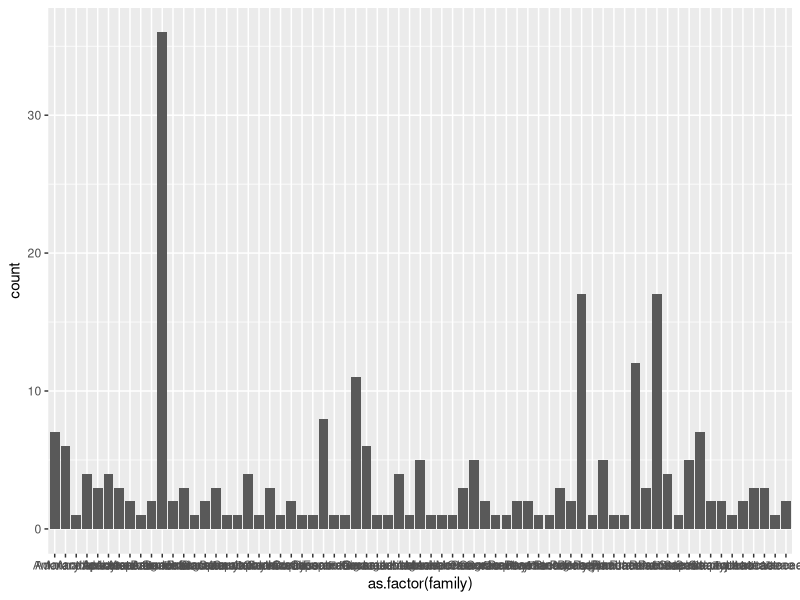

This chart was generated by the following R code:
# This is just an example to learn github and explore the data

# Step 1: Read the Data
# Step 2: Graph the Data

# Read Andrew's Cleaned data
dat.spp <- read.csv("../WORKING/spp.cleaned.2018-04-11.csv")
dim(dat.spp)
summary(dat.spp)

library(ggplot2)
ggplot(data=dat.spp) +
  geom_bar(aes(x=as.factor(family)))

